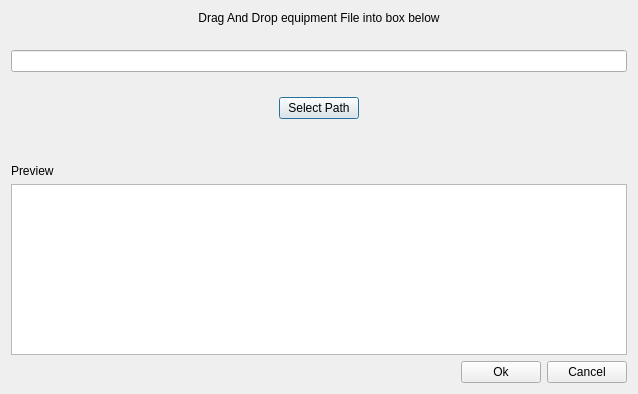
<?xml version="1.0" encoding="UTF-8"?>
<ui version="4.0">
 <class>ImportequipmentMenu</class>
 <widget class="QDialog" name="ImportequipmentMenu">
  <property name="geometry">
   <rect>
    <x>0</x>
    <y>0</y>
    <width>638</width>
    <height>394</height>
   </rect>
  </property>
  <property name="windowTitle">
   <string>ImportequipmentMenu</string>
  </property>
  <layout class="QVBoxLayout" name="verticalLayout">
   <item>
    <widget class="QLabel" name="Title">
     <property name="text">
      <string>Drag And Drop equipment File into box below</string>
     </property>
     <property name="alignment">
      <set>Qt::AlignCenter</set>
     </property>
    </widget>
   </item>
   <item>
    <spacer name="verticalSpacer">
     <property name="orientation">
      <enum>Qt::Vertical</enum>
     </property>
     <property name="sizeHint" stdset="0">
      <size>
       <width>20</width>
       <height>40</height>
      </size>
     </property>
    </spacer>
   </item>
   <item>
    <widget class="DropDisplayFile" name="DisplayFile">
     <property name="readOnly">
      <bool>true</bool>
     </property>
    </widget>
   </item>
   <item>
    <spacer name="verticalSpacer_2">
     <property name="orientation">
      <enum>Qt::Vertical</enum>
     </property>
     <property name="sizeHint" stdset="0">
      <size>
       <width>20</width>
       <height>40</height>
      </size>
     </property>
    </spacer>
   </item>
   <item>
    <layout class="QHBoxLayout" name="horizontalLayout">
     <item>
      <spacer name="horizontalSpacer_2">
       <property name="orientation">
        <enum>Qt::Horizontal</enum>
       </property>
       <property name="sizeHint" stdset="0">
        <size>
         <width>40</width>
         <height>20</height>
        </size>
       </property>
      </spacer>
     </item>
     <item>
      <widget class="QPushButton" name="PathButton">
       <property name="text">
        <string>Select Path</string>
       </property>
      </widget>
     </item>
     <item>
      <spacer name="horizontalSpacer_3">
       <property name="orientation">
        <enum>Qt::Horizontal</enum>
       </property>
       <property name="sizeHint" stdset="0">
        <size>
         <width>40</width>
         <height>20</height>
        </size>
       </property>
      </spacer>
     </item>
    </layout>
   </item>
   <item>
    <spacer name="verticalSpacer_3">
     <property name="orientation">
      <enum>Qt::Vertical</enum>
     </property>
     <property name="sizeHint" stdset="0">
      <size>
       <width>20</width>
       <height>40</height>
      </size>
     </property>
    </spacer>
   </item>
   <item>
    <spacer name="verticalSpacer_4">
     <property name="orientation">
      <enum>Qt::Vertical</enum>
     </property>
     <property name="sizeHint" stdset="0">
      <size>
       <width>20</width>
       <height>40</height>
      </size>
     </property>
    </spacer>
   </item>
   <item>
    <widget class="QLabel" name="label">
     <property name="text">
      <string>Preview</string>
     </property>
    </widget>
   </item>
   <item>
    <widget class="QTextEdit" name="Preview">
     <property name="readOnly">
      <bool>true</bool>
     </property>
    </widget>
   </item>
   <item>
    <layout class="QGridLayout" name="gridLayout">
     <item row="0" column="0">
      <spacer name="horizontalSpacer">
       <property name="orientation">
        <enum>Qt::Horizontal</enum>
       </property>
       <property name="sizeHint" stdset="0">
        <size>
         <width>40</width>
         <height>20</height>
        </size>
       </property>
      </spacer>
     </item>
     <item row="0" column="2">
      <widget class="QPushButton" name="OkButton">
       <property name="text">
        <string>Ok</string>
       </property>
      </widget>
     </item>
     <item row="0" column="3">
      <widget class="QPushButton" name="CancelButton">
       <property name="text">
        <string>Cancel</string>
       </property>
      </widget>
     </item>
    </layout>
   </item>
  </layout>
 </widget>
 <layoutdefault spacing="6" margin="11"/>
 <customwidgets>
  <customwidget>
   <class>DropDisplayFile</class>
   <extends>QLineEdit</extends>
   <header>DropDisplayFile.h</header>
  </customwidget>
 </customwidgets>
 <resources/>
 <connections>
  <connection>
   <sender>PathButton</sender>
   <signal>clicked()</signal>
   <receiver>ImportequipmentMenu</receiver>
   <slot>selectFile()</slot>
   <hints>
    <hint type="sourcelabel">
     <x>328</x>
     <y>121</y>
    </hint>
    <hint type="destinationlabel">
     <x>89</x>
     <y>147</y>
    </hint>
   </hints>
  </connection>
  <connection>
   <sender>DisplayFile</sender>
   <signal>textChanged(QString)</signal>
   <receiver>ImportequipmentMenu</receiver>
   <slot>updatePreview()</slot>
   <hints>
    <hint type="sourcelabel">
     <x>211</x>
     <y>63</y>
    </hint>
    <hint type="destinationlabel">
     <x>442</x>
     <y>141</y>
    </hint>
   </hints>
  </connection>
  <connection>
   <sender>CancelButton</sender>
   <signal>clicked()</signal>
   <receiver>ImportequipmentMenu</receiver>
   <slot>hide()</slot>
   <hints>
    <hint type="sourcelabel">
     <x>575</x>
     <y>372</y>
    </hint>
    <hint type="destinationlabel">
     <x>221</x>
     <y>363</y>
    </hint>
   </hints>
  </connection>
  <connection>
   <sender>OkButton</sender>
   <signal>clicked()</signal>
   <receiver>ImportequipmentMenu</receiver>
   <slot>importEquipment()</slot>
   <hints>
    <hint type="sourcelabel">
     <x>462</x>
     <y>377</y>
    </hint>
    <hint type="destinationlabel">
     <x>130</x>
     <y>372</y>
    </hint>
   </hints>
  </connection>
 </connections>
 <slots>
  <slot>selectFile()</slot>
  <slot>updatePreview()</slot>
  <slot>importEquipment()</slot>
 </slots>
</ui>
